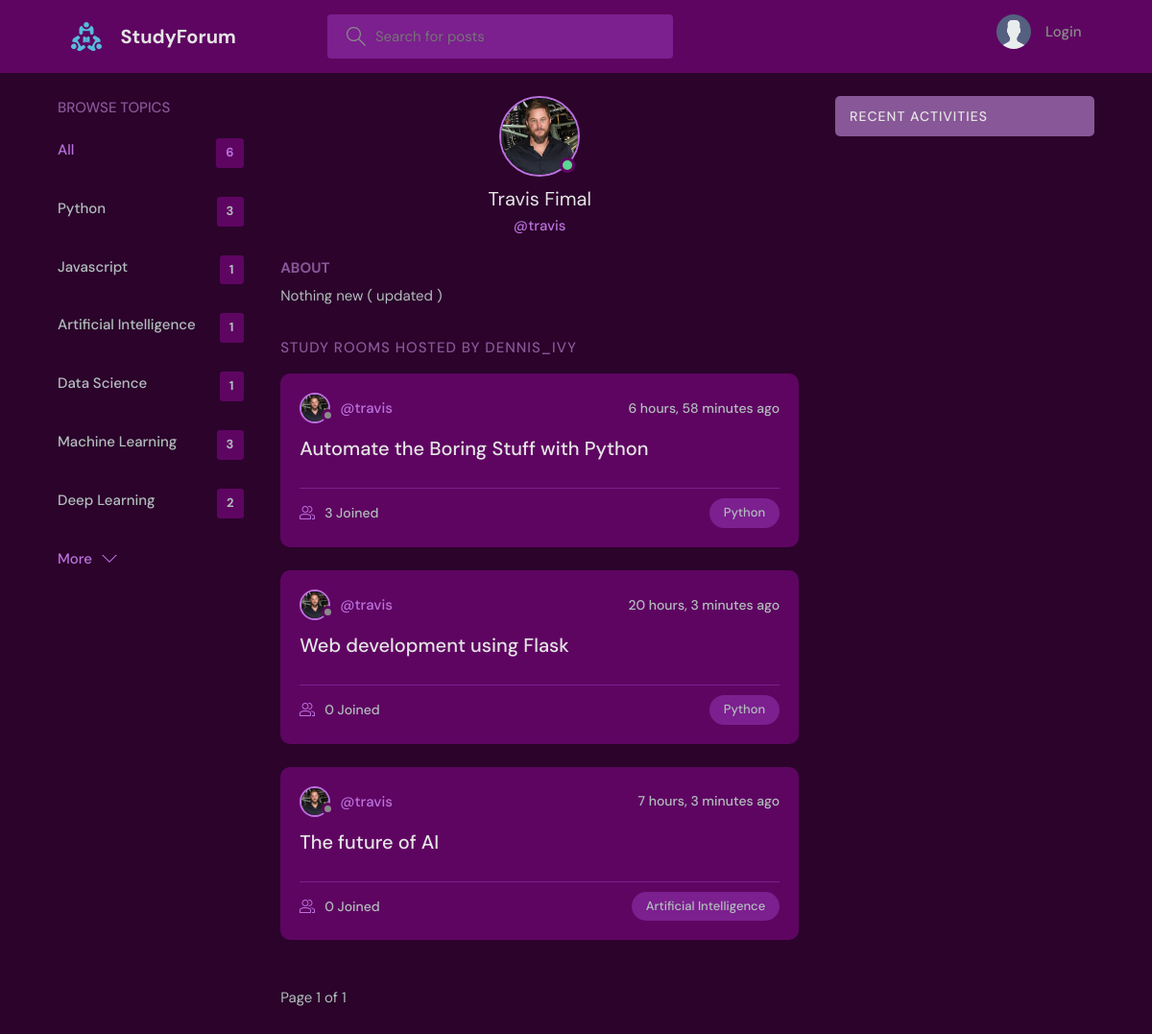
The app's page /profile/2/ with its own data.
### base/models.py (models this page shows, shortened)
class Topic(models.Model):
    name = models.CharField(max_length=200)

class Room(models.Model):
    host = models.ForeignKey(User, on_delete=models.SET_NULL, null=True)
    topic = models.ForeignKey(Topic, on_delete=models.SET_NULL, null=True)
    name = models.CharField(max_length=200)
    description = models.TextField(null=True, blank=True)
    participants = models.ManyToManyField(
        User, related_name='participants', blank=True)
    updated = models.DateTimeField(auto_now=True)
    created = models.DateTimeField(auto_now_add=True)
    class Meta:
        ordering = ['-updated', '-created']

### user/models.py (models this page shows)
class CustomUser(AbstractUser):
    name = models.CharField(max_length=200, null=True)
    email = models.EmailField(unique=True, null=True)
    bio = models.TextField(null=True)
    avatar = models.ImageField(null=True, default="avatar.svg")
    USERNAME_FIELD = 'email'
    REQUIRED_FIELDS = []

### user/views.py (the view)
# urls.py: path('profile/<str:pk>/', userProfile, name="user-profile"),
def userProfile(request, pk):
    user = CustomUser.objects.get(id=pk)
    p = Paginator(
        user.room_set.all(),
        6
    )
    page = request.GET.get('page')
    rooms = p.get_page(page)
    room_messages = user.message_set.all()
    topics = Topic.objects.all()
    context = {'user': user, 'rooms': rooms,
               'room_messages': room_messages, 'topics': topics}
    return render(request, 'user/profile.html', context)

### user/templates/user/profile.html (shortened to what this page needs)
{% extends 'base/main.html' %}
{% block content %}
<main class="profile-page layout layout--3">
  <div class="container">
    {% include 'base/topics_component.html' %}
    <div class="roomList">
      <div class="profile">
        <div class="profile__avatar">
          <div class="avatar avatar--large active">
            <img src="{{user.avatar.url}}" />
          </div>
        </div>
        <div class="profile__info">
          <h3>{{user.name}}</h3>
          <p>@{{user.username}}</p>
        </div>
        <div class="profile__about">
          <h3>About</h3>
          <p>
            {{user.bio}}
          </p>
        </div>
      </div>
      <div class="roomList__header">
        <div>
          <h2>Study Rooms Hosted by dennis_ivy</a>
          </h2>
        </div>
      </div>
      {% include 'base/feed_component.html' %}
    </div>
    {% include 'base/activity_component.html' %}
  </div>
</main>
{% endblock content %}

### base/templates/base/topics_component.html
<div class="topics">
    <div class="topics__header">
        <h2>Browse Topics</h2>
    </div>
    <ul class="topics__list">
        <li>
            <a href="{% url 'home' %}" class="active">All <span>{{topics.count}}</span></a>
        </li>
        {% for topic in topics %}
        <li>
            <a href="{% url 'home' %}?q={{topic.name}}">{{topic.name}}<span>{{topic.room_set.all.count}}</span></a>
        </li>
        {% endfor %}
    </ul>
    <a class="btn btn--link" href="{% url 'topics' %}">
        More
        <svg version="1.1" xmlns="http://www.w3.org/2000/svg" width="32" height="32" viewBox="0 0 32 32">
            <title>chevron-down</title>
            <path d="M16 21l-13-13h-3l16 16 16-16h-3l-13 13z"></path>
        </svg>
    </a>
</div>

### base/templates/base/feed_component.html (shortened to what this page needs)
{% for room in rooms %}
<div class="roomListRoom">
    <div class="roomListRoom__header">
        <a href="{% url 'user-profile' room.host.id %}" class="roomListRoom__author">
            <div class="avatar avatar--small">
                <img src="{{room.host.avatar.url}}" />
            </div>
            <span>@{{room.host.username}}</span>
        </a>
        <div class="roomListRoom__actions">
            <span>{{room.created|timesince}} ago</span>
        </div>
    </div>
    <div class="roomListRoom__content">
        <a href="{% url 'room' room.id %}">{{room.name}}</a>
    </div>
    <div class="roomListRoom__meta">
        <a href="{% url 'room' room.id %}" class="roomListRoom__joined">
            {{room.participants.all.count}} Joined
        </a>
        <p class="roomListRoom__topic">{{room.topic.name}}</p>
    </div>
</div>
{% endfor %}
<br>
{% if rooms %}
    <div>
        Page {{ rooms.number }} of {{ rooms.paginator.num_pages }}
    </div>
{% endif %}
<br><br>

### records on screen
Topic: name "Python", room_set.all.count "3"
Topic: name "Javascript", room_set.all.count "1"
Topic: name "Artificial Intelligence", room_set.all.count "1"
Topic: name "Data Science", room_set.all.count "1"
Topic: name "Machine Learning", room_set.all.count "3"
Topic: name "Deep Learning", room_set.all.count "2"
CustomUser: avatar (picture), name "Travis Fimal", username "travis", bio "Nothing new ( updated )"
Room: host.avatar (picture), host.username "travis", created "6 hours, 58 minutes", name "Automate the Boring Stuff with Python", participants.all.count "3", topic.name "Python"
Room: host.avatar (picture), host.username "travis", created "20 hours, 3 minutes", name "Web development using Flask", participants.all.count "0", topic.name "Python"
Room: host.avatar (picture), host.username "travis", created "7 hours, 3 minutes", name "The future of AI", participants.all.count "0", topic.name "Artificial Intelligence"

### other values on screen
{{ topics.count }} "6"
{{ rooms.number }} "1"
{{ rooms.paginator.num_pages }} "1"
